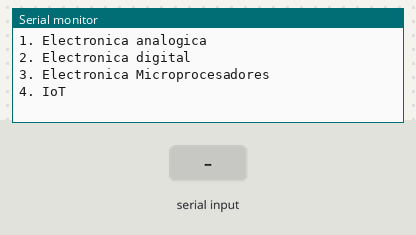
Simulated run of this sketch. Board: Arduino Uno, built with avr-gcc and run on an emulated ATmega328P. Shown: the last lines printed to the serial monitor. The test bench sets the inputs (shaded band).

Above: at 1.2 s.
1.3 s: "90,45\n" received over Serial
At 3.5 s:
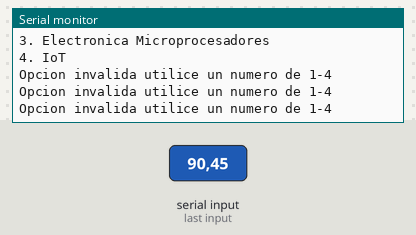
3.8 s: "1\n" received over Serial
At 4.6 s:
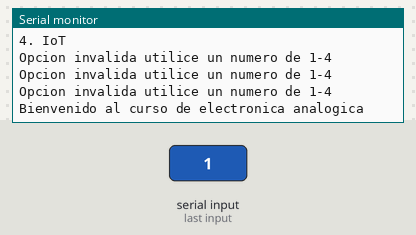
5.3 s: "2\n" received over Serial
At 6.1 s:
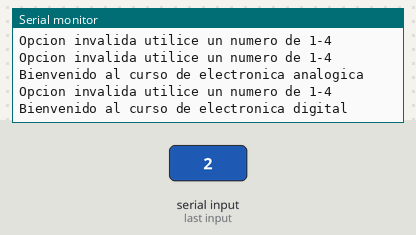
6.8 s: "3\n" received over Serial
At 7.6 s:
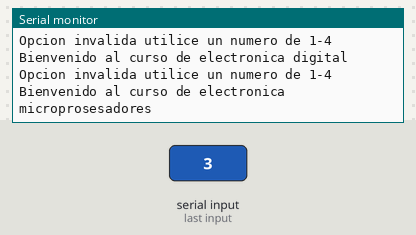
8.3 s: "4\n" received over Serial
At 8.7 s:
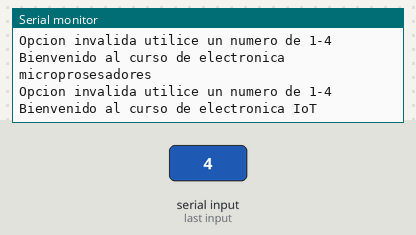

The sketch:

ESTRUCTURAS_DE_CONTROL3.ino
```cpp
/*Utilice una estructura switch case para realizar un menú con 5 opciones que al
seleccionarlas deberán mostrar el mensaje en consola con el siguiente orden:
1. “Electrónica analógica”
2. “Electrónica digital”
3. “Microcontroladores”
4. “Rapsberry Pi”
5. “IoT”
*/
int opciones =0;

void setup() {
 Serial.begin(9600);
 Serial.println("Bienvenido seleccione el curso al que desee asignarse: ");
 Serial.println("1. Electronica analogica");
 Serial.println("2. Electronica digital");
 Serial.println("3. Electronica Microprocesadores");
 Serial.println("4. IoT");
}

void loop() {
  if(Serial.available()>0){
     opciones=Serial.parseInt();

     switch(opciones){
      case 1: Serial.println("Bienvenido al curso de electronica analogica");
      break;
      case 2: Serial.println("Bienvenido al curso de electronica digital");
      break;
      case 3: Serial.println("Bienvenido al curso de electronica microprosesadores");
      break;
      case 4: Serial.println("Bienvenido al curso de electronica IoT");
      break;
      default: Serial.println("Opcion invalida utilice un numero de 1-4");
      break;
      }
    }
}
```

Measured:
- after the input at 1.3 s, the serial monitor: prints a new line at once (image 1)
- after the input at 3.8 s, the serial monitor: prints a new line at once (image 2)
- after the input at 5.3 s, the serial monitor: prints a new line at once (image 3)
- after the input at 6.8 s, the serial monitor: prints a new line at once (image 4)
- after the input at 8.3 s, the serial monitor: prints a new line at once (image 5)
